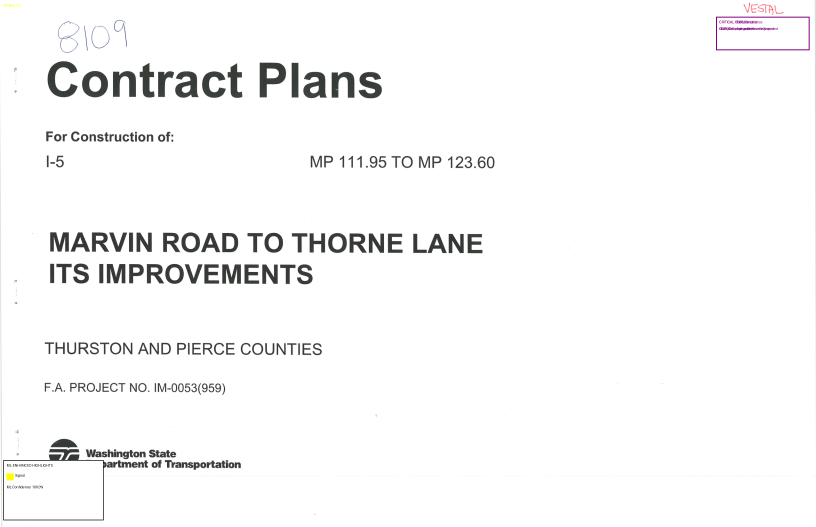
#> input picture real_highlighted_plans/highlighted_001.png, 2448 x 1580 px (shown at 1/3 size)
$ python -i traffic_plan_reviewer.py   (imports and definitions only)
#> lines starting #> are read from the running program, lines starting #| are printed output that depends on the picture; after the words box and inside, x2 and y2 are one past the last pixel; in counts of white or black regions, pixels touching at a corner belong together
#> further down, picture is the input picture: shape (1580, 2448, 3); mean B, G, R 247.6, 247.6, 247.6
"""
Traffic Signal & ITS Plan Reviewer
Specialized plan review system for traffic signals, ITS, and MUTCD highway signing.
"""

import json
import logging
import os
import re
from dataclasses import dataclass
from pathlib import Path
from typing import Any, Dict, List, Optional, Set, Tuple

import cv2
import fitz  # PyMuPDF
import numpy as np
from PIL import Image


@dataclass
class PlanElement:
    """Represents a plan element with location and metadata."""

    element_type: str  # 'signal_head', 'detector', 'sign', 'pavement_marking', etc.
    location: Tuple[float, float]  # x, y coordinates
    confidence: float
    metadata: Dict[str, Any]
    bounding_box: Tuple[int, int, int, int]  # x1, y1, x2, y2


@dataclass
class PlanReviewResult:
    """Results of a plan review."""

    plan_type: str  # 'traffic_signal', 'its', 'mutcd_signing'
    compliance_score: float
    issues: List[Dict[str, Any]]
    recommendations: List[str]
    elements_found: List[PlanElement]
    standards_checked: List[str]


class MUTCDReviewer:
    """MUTCD (Manual on Uniform Traffic Control Devices) compliance reviewer."""

    # [387 lines left out: functions __init__, review_signing_plan, _detect_signs, _classify_shape, _classify_sign_type, _check_sign_placement and 6 more, not called in this run]


class TrafficSignalReviewer:
    """Traffic signal plan reviewer."""

    def __init__(self):
        self.signal_standards = {
            "signal_head_placement": {
                "minimum_height": 15.0,  # feet
                "maximum_height": 18.0,  # feet
                "visibility_angle": 45,  # degrees
                "spacing": 40,  # feet between heads
            },
            "detector_placement": {
                "stop_bar_distance": 20,  # feet from stop bar
                "spacing": 30,  # feet between detectors
                "coverage_length": 40,  # feet detection zone
            },
            "pedestrian_features": {
                "push_button_location": 5,  # feet from crosswalk
                "accessible_route": True,
                "pedestrian_signal": True,
            },
        }

        self.signal_elements = {
            "signal_heads": ["red", "yellow", "green", "left_turn", "right_turn"],
            "detectors": ["loop", "video", "microwave", "radar"],
            "pedestrian": ["push_button", "pedestrian_signal", "accessible_features"],
            "controller": ["cabinet", "controller", "conflict_monitor"],
        }

    def review_signal_plan(self, plan_image: np.ndarray) -> PlanReviewResult:
        """Review traffic signal plan for compliance."""
        issues = []
        recommendations = []
        elements_found = []

        # Detect signal elements
        signal_heads = self._detect_signal_heads(plan_image)
        elements_found.extend(signal_heads)

        detectors = self._detect_detectors(plan_image)
        elements_found.extend(detectors)

        pedestrian_features = self._detect_pedestrian_features(plan_image)
        elements_found.extend(pedestrian_features)

        # Check signal head placement
        head_issues = self._check_signal_head_placement(signal_heads)
        issues.extend(head_issues)

        # Check detector placement
        detector_issues = self._check_detector_placement(detectors)
        issues.extend(detector_issues)

        # Check pedestrian accessibility
        ped_issues = self._check_pedestrian_accessibility(pedestrian_features)
        issues.extend(ped_issues)

        # Generate recommendations
        recommendations = self._generate_signal_recommendations(issues)

        # Calculate compliance score
        compliance_score = self._calculate_compliance_score(issues, len(elements_found))

        return PlanReviewResult(
            plan_type="traffic_signal",
            compliance_score=compliance_score,
            issues=issues,
            recommendations=recommendations,
            elements_found=elements_found,
            standards_checked=[
                "ITE Signal Timing Manual",
                "MUTCD Part 4",
                "AASHTO Green Book",
            ],
        )

    def _detect_signal_heads(self, image: np.ndarray) -> List[PlanElement]:
        """Detect traffic signal heads in the plan."""
        signal_heads = []

        # Look for circular objects (signal heads)
        gray = cv2.cvtColor(image, cv2.COLOR_BGR2GRAY)

        # Use Hough Circle detection
        circles = cv2.HoughCircles(
            gray,
            cv2.HOUGH_GRADIENT,
            dp=1,
            minDist=20,
            param1=50,
            param2=30,
            minRadius=5,
            maxRadius=50,
        )
#> circles = 51 rows, first 8: [641.5, 253.5, 39.6], [188.5, 246.5, 44.9], [571.5, 724.5, 27.8], [204.5, 131.5, 24.6], [283.5, 250.5, 37.7], [206.5, 98.5, 33.2], [1012.5, 729.5, 29], [299.5, 113.5, 28.6]

        if circles is not None:
            for circle in circles[0]:
                x, y, radius = circle

                # Classify signal head type based on color
                head_type = self._classify_signal_head(
                    image, int(x), int(y), int(radius)
                )

                signal_heads.append(
                    PlanElement(
                        element_type=f"signal_head_{head_type}",
                        location=(x, y),
                        confidence=0.8,
                        metadata={"radius": radius, "head_type": head_type},
                        bounding_box=(
                            int(x - radius),
                            int(y - radius),
                            int(x + radius),
                            int(y + radius),
                        ),
                    )
                )
#> this loop made 51 passes
#> (x, y, radius, x1 in _classify_signal_head, y1 in _classify_signal_head, x2 in _classify_signal_head, y2 in _classify_signal_head, red_pixels in _classify_signal_head) on passes 1 to 12: (641.5, 253.5, 39.6, 602, 214, 680, 292, 0), (188.5, 246.5, 44.9, 144, 202, 232, 290, 0), (571.5, 724.5, 27.8, 544, 697, 598, 751, 0), (204.5, 131.5, 24.6, 180, 107, 228, 155, 0), (283.5, 250.5, 37.7, 246, 213, 320, 287, 0), (206.5, 98.5, 33.2, 173, 65, 239, 131, 0), (1012.5, 729.5, 29, 983, 700, 1041, 758, 0), (299.5, 113.5, 28.6, 271, 85, 327, 141, 0), (820.5, 729.5, 28.5, 792, 701, 848, 757, 0), (521.5, 821.5, 30.2, 491, 791, 551, 851, 0), (547.5, 270.5, 22.4, 525, 248, 569, 292, 0), (772.5, 1047.5, 16.8, 756, 1031, 788, 1063, 0)
#> pass 1, in _classify_signal_head, `region = image[y1:y2, x1:x2]`:
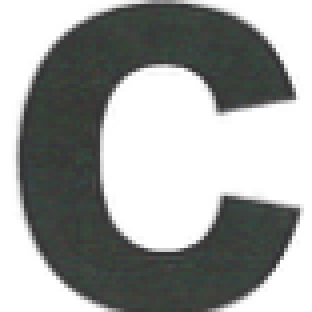
#> region: shape (78, 78, 3) (shown 4 times larger); mean B, G, R 159.9, 161.5, 159.3
#> pass 2, in _classify_signal_head (call 2), `region = image[y1:y2, x1:x2]`:
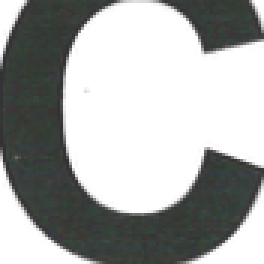
#> region: shape (88, 88, 3) (shown 3 times larger); mean B, G, R 167.4, 168.9, 166.9
#> after the loop, signal_heads = 51 items

        return signal_heads

    def _classify_signal_head(
        self, image: np.ndarray, x: int, y: int, radius: int
    ) -> str:
        """Classify signal head type based on color analysis."""
        # Extract region around signal head
        x1, y1 = max(0, x - radius), max(0, y - radius)
        x2, y2 = min(image.shape[1], x + radius), min(image.shape[0], y + radius)

        region = image[y1:y2, x1:x2]

        if region.size == 0:
            return "unknown"

        # Convert to HSV for color analysis
        hsv = cv2.cvtColor(region, cv2.COLOR_BGR2HSV)

        # Check for red, yellow, green
        red_mask = cv2.inRange(hsv, np.array([0, 100, 100]), np.array([10, 255, 255]))
        yellow_mask = cv2.inRange(
            hsv, np.array([20, 100, 100]), np.array([30, 255, 255])
        )
        green_mask = cv2.inRange(
            hsv, np.array([40, 100, 100]), np.array([80, 255, 255])
        )

        # Count pixels of each color
        red_pixels = cv2.countNonZero(red_mask)
        yellow_pixels = cv2.countNonZero(yellow_mask)
        green_pixels = cv2.countNonZero(green_mask)

        # Determine dominant color
        total_pixels = region.shape[0] * region.shape[1]
        if red_pixels > total_pixels * 0.1:
            return "red"
        elif yellow_pixels > total_pixels * 0.1:
            return "yellow"
        elif green_pixels > total_pixels * 0.1:
            return "green"
        else:
            return "unknown"

    def _detect_detectors(self, image: np.ndarray) -> List[PlanElement]:
        """Detect vehicle detectors in the plan."""
        detectors = []

        # Look for rectangular objects (detector loops)
        gray = cv2.cvtColor(image, cv2.COLOR_BGR2GRAY)

        # Edge detection
        edges = cv2.Canny(gray, 50, 150)
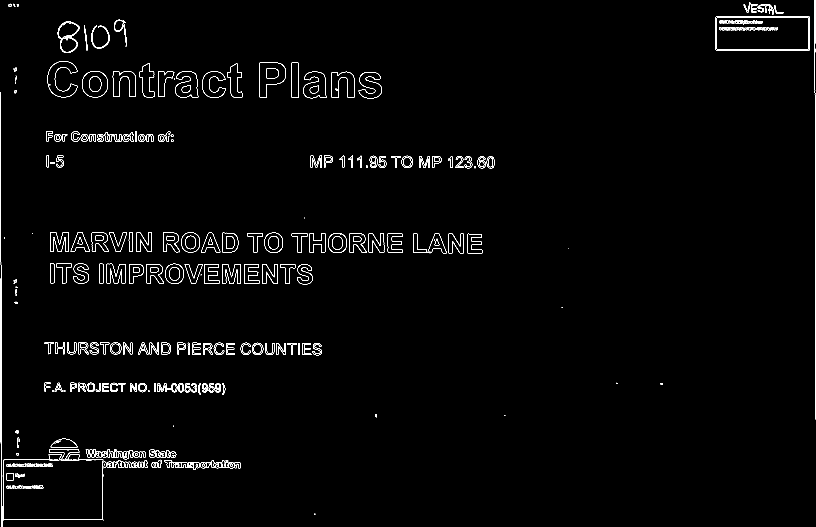
#> edges: shape (1580, 2448) (shown at 1/3 size); 1.1% white in thin lines or dots

        # Find contours
        contours, _ = cv2.findContours(
            edges, cv2.RETR_EXTERNAL, cv2.CHAIN_APPROX_SIMPLE
        )
#> contours = 313 contours, 138 with area under 20; largest, box (x1, y1, x2, y2) and area: (2147, 49, 2429, 151) 28378, (779, 187, 858, 293) 5492, (246, 213, 324, 292) 4923, (142, 183, 233, 292) 4490, (173, 64, 239, 159) 4222

        for contour in contours:
            x, y, w, h = cv2.boundingRect(contour)

            # Check if this looks like a detector (rectangular, reasonable size)
            aspect_ratio = w / h if h > 0 else 0
            area = w * h

            if 0.5 < aspect_ratio < 2.0 and 100 < area < 5000:
                detectors.append(
                    PlanElement(
                        element_type="detector_loop",
                        location=(x + w / 2, y + h / 2),
                        confidence=0.7,
                        metadata={"size": (w, h), "detector_type": "loop"},
                        bounding_box=(x, y, x + w, y + h),
                    )
                )
#> this loop made 313 passes
#> contour on passes 20, 24, 25: [[60, 1456], [61, 1457], [61, 1456]], [[11, 1440]], [[311, 1429], [311, 1430]]

        return detectors

    def _detect_pedestrian_features(self, image: np.ndarray) -> List[PlanElement]:
        """Detect pedestrian features in the plan."""
        features = []

        # Look for small circular objects (push buttons)
        gray = cv2.cvtColor(image, cv2.COLOR_BGR2GRAY)

        circles = cv2.HoughCircles(
            gray,
            cv2.HOUGH_GRADIENT,
            dp=1,
            minDist=10,
            param1=50,
            param2=25,
            minRadius=2,
            maxRadius=15,
        )

        if circles is not None:
            for circle in circles[0]:
                x, y, radius = circle

                features.append(
                    PlanElement(
                        element_type="pedestrian_push_button",
                        location=(x, y),
                        confidence=0.6,
                        metadata={"radius": radius, "feature_type": "push_button"},
                        bounding_box=(
                            int(x - radius),
                            int(y - radius),
                            int(x + radius),
                            int(y + radius),
                        ),
                    )
                )
#> this loop made 35 passes
#> circle on passes 1 to 12: [821.5, 219.5, 14.4], [523.5, 826.5, 14.4], [178.5, 489.5, 11.8], [226.5, 409.5, 14.4], [987.5, 477.5, 10.6], [737.5, 1042.5, 14.4], [546.5, 1038.5, 10.6], [341.5, 1159.5, 11], [286.5, 1052.5, 9.6], [346.5, 1042.5, 11.8], [269.5, 1161.5, 11], [1378.5, 478.5, 10.3]

        return features

    def _check_signal_head_placement(
        self, signal_heads: List[PlanElement]
    ) -> List[Dict[str, Any]]:
        """Check signal head placement for compliance."""
        issues = []

        for head in signal_heads:
            x, y = head.location

            # Check height (assuming y-coordinate represents height)
            if y < self.signal_standards["signal_head_placement"]["minimum_height"]:
                issues.append(
                    {
                        "type": "placement_issue",
                        "element": head.element_type,
                        "issue": "Signal head height below minimum requirement",
                        "severity": "high",
                        "standard": "ITE Signal Timing Manual",
                        "recommendation": f'Increase signal head height to minimum {self.signal_standards["signal_head_placement"]["minimum_height"]} feet',
                    }
                )
#> this loop made 51 passes

        return issues

    def _check_detector_placement(
        self, detectors: List[PlanElement]
    ) -> List[Dict[str, Any]]:
        """Check detector placement for compliance."""
        issues = []

        for detector in detectors:
            x, y = detector.location

            # Check distance from stop bar
            if x < self.signal_standards["detector_placement"]["stop_bar_distance"]:
                issues.append(
                    {
                        "type": "placement_issue",
                        "element": detector.element_type,
                        "issue": "Detector too close to stop bar",
                        "severity": "medium",
                        "standard": "ITE Signal Timing Manual",
                        "recommendation": f'Move detector to minimum {self.signal_standards["detector_placement"]["stop_bar_distance"]} feet from stop bar',
                    }
                )
#> this loop made 139 passes

        return issues

    def _check_pedestrian_accessibility(
        self, features: List[PlanElement]
    ) -> List[Dict[str, Any]]:
        """Check pedestrian accessibility features."""
        issues = []

        push_buttons = [
            f for f in features if f.element_type == "pedestrian_push_button"
        ]

        if not push_buttons:
            issues.append(
                {
                    "type": "accessibility_issue",
                    "element": "pedestrian_features",
                    "issue": "No pedestrian push buttons detected",
                    "severity": "high",
                    "standard": "ADA Standards",
                    "recommendation": "Add pedestrian push buttons for accessibility",
                }
            )

        return issues

    def _generate_signal_recommendations(
        self, issues: List[Dict[str, Any]]
    ) -> List[str]:
        """Generate traffic signal-specific recommendations."""
        recommendations = []

        placement_issues = [i for i in issues if i["type"] == "placement_issue"]
        accessibility_issues = [i for i in issues if i["type"] == "accessibility_issue"]

        if placement_issues:
            recommendations.append(
                "Review signal head and detector placement for ITE standards"
            )

        if accessibility_issues:
            recommendations.append(
                "Verify pedestrian accessibility features meet ADA requirements"
            )

        if not issues:
            recommendations.append("Traffic signal plan appears to meet standards")

        return recommendations

    def _calculate_compliance_score(
        self, issues: List[Dict[str, Any]], total_elements: int
    ) -> float:
        """Calculate traffic signal compliance score."""
#> called with total_elements = 225
        if total_elements == 0:
            return 1.0

        severity_weights = {"critical": 1.0, "high": 0.8, "medium": 0.5, "low": 0.2}

        total_penalty = 0
        for issue in issues:
            severity = issue.get("severity", "medium")
            weight = severity_weights.get(severity, 0.5)
            total_penalty += weight
#> this loop made 0 passes

        normalized_penalty = total_penalty / total_elements
        compliance_score = max(0, 1 - normalized_penalty)

        return compliance_score


class ITSReviewer:
    """ITS (Intelligent Transportation Systems) plan reviewer."""

    # [274 lines left out: functions __init__, review_its_plan, _detect_cameras, _detect_sensors, _detect_communications, _check_coverage and 3 more, not called in this run]


class TrafficPlanReviewer:
    """Main traffic plan reviewer that orchestrates all review types."""

    # [108 lines left out: functions __init__, review_plan, _detect_plan_type, main, not called in this run]


# [2 lines not run here, left out]

>>> import cv2
>>> picture = cv2.imread('../../real_highlighted_plans/highlighted_001.png')
>>> result = TrafficSignalReviewer().review_signal_plan(picture)
